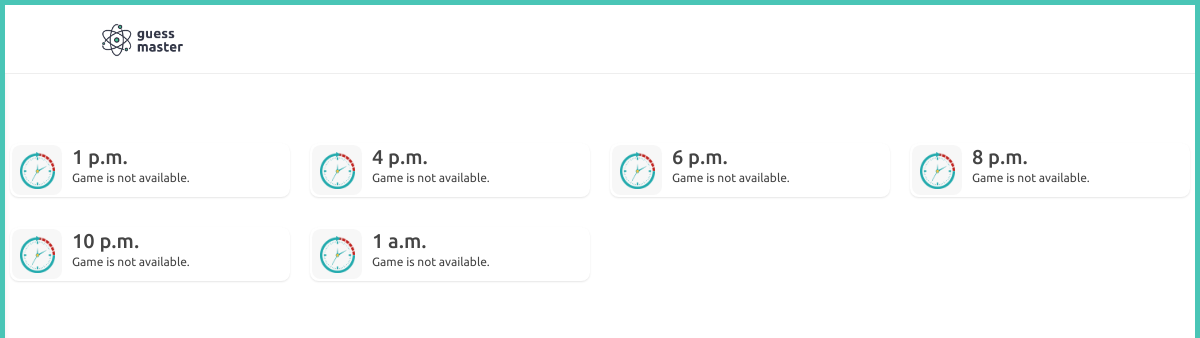
Page /agent/index (signed in) on the committed database.
### adminapp/models.py (models this page shows, shortened)
class PlayTime(models.Model):
    start_time = models.TimeField()
    end_time = models.TimeField()
    game_time = models.TimeField()

### agent/views.py (the view)
# urls.py: path('index',views.index,name="index"),
@login_required
@agent_required
def index(request):
    ist = pytz_timezone('Asia/Kolkata')
    current_time = timezone.now().astimezone(ist).time()
    print(current_time)
    play_times = PlayTime.objects.filter().all()
    play_time_availabilities = []
    for time in play_times:
        if time.start_time <= current_time <= time.end_time:
            play_time_availabilities.append(True)
        else:
            play_time_availabilities.append(False)
    zipped_play_times = zip(play_times, play_time_availabilities)
    context = {
        'play_times': play_times,
        'zipped_play_times': zipped_play_times,
    }
    return render(request,"agent/index.html",context)

### templates/agent/index.html (shortened to what this page needs)
{% extends 'agent/partials/base.html' %}
{% load static %}
{% block content %}
<div id="main-content">
    <div class="container-fluid">
        <div class="block-header">
            <div class="row">
                <div class="col-lg-5 col-md-8 col-sm-12">
                    <h2><a href="javascript:void(0);" class="btn btn-xs btn-link btn-toggle-fullwidth"><i
                                class="fa fa-arrow-left"></i></a>{{current_time}}</h2>
                </div>
            </div>
        </div>
        <div class="row clearfix">
            {% for time, is_available in zipped_play_times %}
            {% if is_available %}
            <div class="col-lg-3 col-md-12">
                <a href="{% url 'agent:play_game' time.id %}">
                <div class="card top_counter currency_state">
                    <div class="body">
                        <div class="icon"><img src="{% static 'images/game1.png' %}" width="35" /></div>
                        <div class="content">
                            <h5 class="number">{{ time.game_time }}</h5>
                            {% if is_available %}
                            <p>Game is available!</p>
                            {% else %}
                            <p>Game is not available.</p>
                            {% endif %}
                        </div>
                    </div>
                </div>
                </a>
            </div>
            {% else %}
            <div class="col-lg-3 col-md-12">
                <a href="#" onclick="noGame()" data-type="confirm" class="js-sweetalert">
                <div class="card top_counter currency_state">
                    <div class="body">
                        <div class="icon"><img src="{% static 'images/game1.png' %}" width="35" /></div>
                        <div class="content">
                            <h5 class="number">{{ time.game_time }}</h5>
                            {% if is_available %}
                            <p>Game is available!</p>
                            {% else %}
                            <p>Game is not available.</p>
                            {% endif %}
                        </div>
                    </div>
                </div>
            </a>
            </div>
            {% endif %}
            {% endfor %}
        </div>
</div>
{% endblock %}

### static/css/color_skins.css (style rules this page uses)
.theme-cyan:before,.theme-cyan:after { background:#49c5b6 }

### rows in the picture
PlayTime: game_time "1 p.m."
PlayTime: game_time "4 p.m."
PlayTime: game_time "6 p.m."
PlayTime: game_time "8 p.m."
PlayTime: game_time "10 p.m."
PlayTime: game_time "1 a.m."
